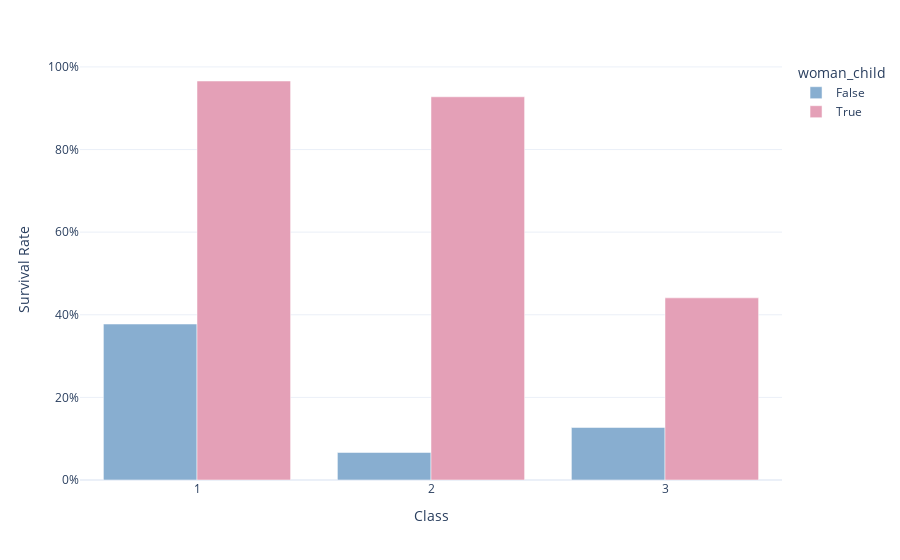

Notebook source saved alongside this figure:
### Code cell
fig = px.bar(data_regrouped, 
             x = "Pclass", 
             y = "survival_rate",
             hover_data=["n_passengers"],
             color = "woman_child",
             color_discrete_sequence = ["#88AED0", "#E4A0B7"],
             template = "plotly_white",
             barmode = "group"
            )
fig.update_layout(
    xaxis_title="Class",
    yaxis_title="Survival Rate",
     yaxis = dict(
        tickformat = ".0%"  
    )
)
fig.show()

### Figure 1 — Plotly figure (JSON) as saved in the notebook; plotly's stock layout.template omitted (floating-point values rounded to 4 significant figures)
{"data": [{"alignmentgroup": "True", "customdata": [[98], [90], [228]], "hovertemplate": "woman_child=False<br>Pclass=%{x}<br>survival_rate=%{y}<br>n_passengers=%{customdata[0]}<extra></extra>", "legendgroup": "False", "marker": {"color": "#88AED0", "pattern": {"shape": ""}}, "name": "False", "offsetgroup": "False", "orientation": "v", "showlegend": true, "textposition": "auto", "type": "bar", "x": [1, 2, 3], "xaxis": "x", "y": [0.3776, 0.06667, 0.1272], "yaxis": "y"}, {"alignmentgroup": "True", "customdata": [[88], [83], [127]], "hovertemplate": "woman_child=True<br>Pclass=%{x}<br>survival_rate=%{y}<br>n_passengers=%{customdata[0]}<extra></extra>", "legendgroup": "True", "marker": {"color": "#E4A0B7", "pattern": {"shape": ""}}, "name": "True", "offsetgroup": "True", "orientation": "v", "showlegend": true, "textposition": "auto", "type": "bar", "x": [1, 2, 3], "xaxis": "x", "y": [0.9659, 0.9277, 0.4409], "yaxis": "y"}], "layout": {"barmode": "group", "legend": {"title": {"text": "woman_child"}, "tracegroupgap": 0}, "margin": {"t": 60}, "xaxis": {"anchor": "y", "domain": [0, 1], "title": {"text": "Class"}}, "yaxis": {"anchor": "x", "domain": [0, 1], "tickformat": ".0%", "title": {"text": "Survival Rate"}}}}
